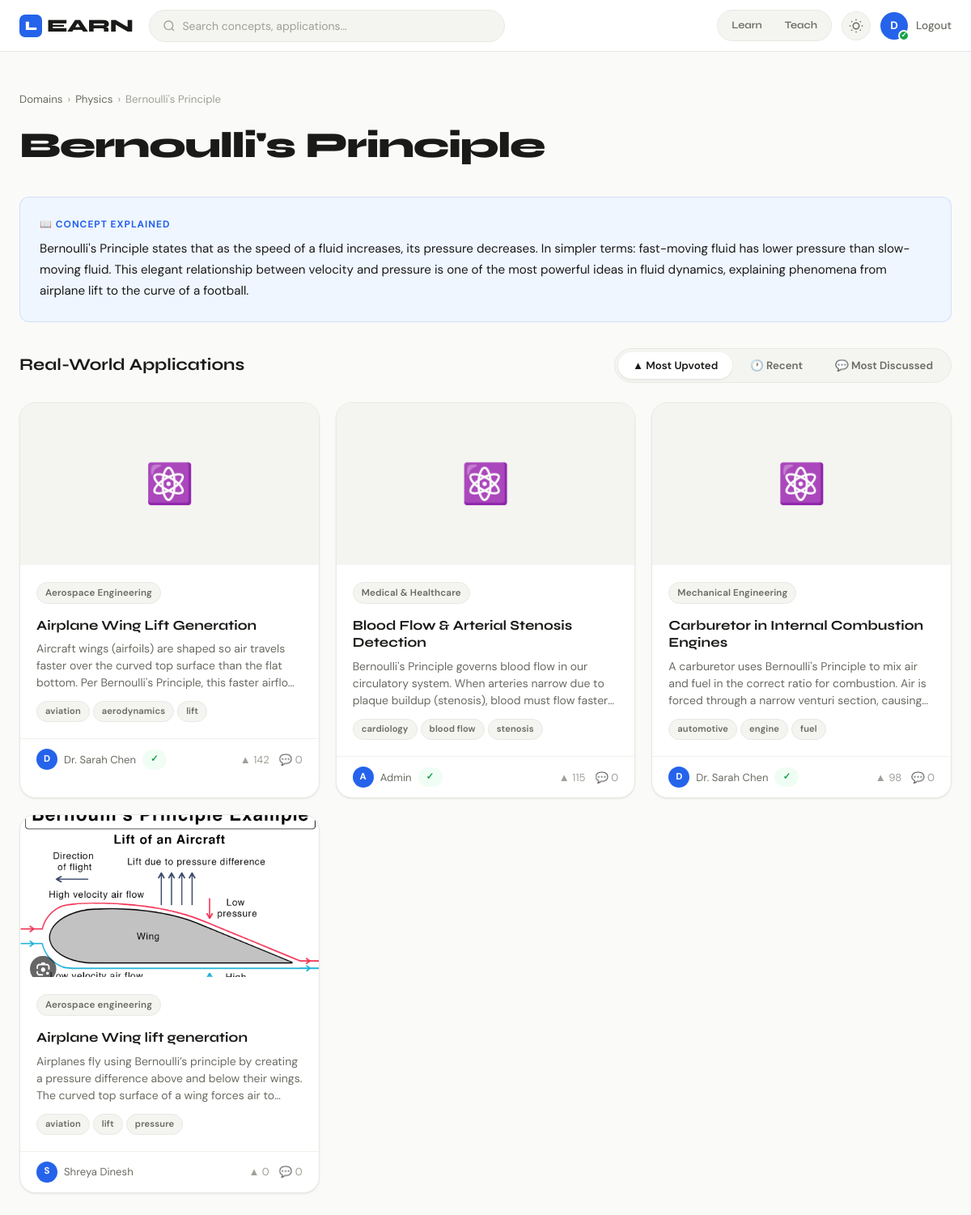
The app's page /topic/1 (signed in) with its own data.
### models.py (models this page shows, shortened)
class User(UserMixin, db.Model):
    __tablename__ = 'users'
    id = db.Column(db.Integer, primary_key=True)
    name = db.Column(db.String(100), nullable=False)
    email = db.Column(db.String(150), unique=True, nullable=False)
    password_hash = db.Column(db.String(256), nullable=False)
    role = db.Column(db.String(20), default='user')  # 'user', 'admin'
    reputation = db.Column(db.Integer, default=0)
    is_verified = db.Column(db.Boolean, default=False)
    mode = db.Column(db.String(10), default=None)  # 'learn' or 'teach'
    created_at = db.Column(db.DateTime, default=datetime.utcnow)
    applications = db.relationship('Application', backref='author', lazy=True)
    comments = db.relationship('Comment', backref='author', lazy=True)
    votes = db.relationship('Vote', backref='voter', lazy=True)
    reports = db.relationship('Report', backref='reporter', lazy=True)

class Domain(db.Model):
    __tablename__ = 'domains'
    id = db.Column(db.Integer, primary_key=True)
    name = db.Column(db.String(100), unique=True, nullable=False)
    icon = db.Column(db.String(50), default='🔬')
    description = db.Column(db.String(300))
    topics = db.relationship('Topic', backref='domain', lazy=True)

class Topic(db.Model):
    __tablename__ = 'topics'
    id = db.Column(db.Integer, primary_key=True)
    name = db.Column(db.String(150), nullable=False)
    domain_id = db.Column(db.Integer, db.ForeignKey('domains.id'), nullable=False)
    explanation = db.Column(db.Text)
    applications = db.relationship('Application', backref='topic', lazy=True)

class Application(db.Model):
    __tablename__ = 'applications'
    id = db.Column(db.Integer, primary_key=True)
    topic_id = db.Column(db.Integer, db.ForeignKey('topics.id'), nullable=False)
    user_id = db.Column(db.Integer, db.ForeignKey('users.id'), nullable=False)
    title = db.Column(db.String(200), nullable=False)
    description = db.Column(db.Text, nullable=False)
    application_domain = db.Column(db.String(100))
    image_path = db.Column(db.String(300))
    video_url = db.Column(db.String(500))
    tags = db.Column(db.String(300))
    reference = db.Column(db.String(500))
    vote_count = db.Column(db.Integer, default=0)
    created_at = db.Column(db.DateTime, default=datetime.utcnow)
    is_approved = db.Column(db.Boolean, default=True)
    comments = db.relationship('Comment', backref='application', lazy=True, cascade='all, delete-orphan')
    votes = db.relationship('Vote', backref='application', lazy=True, cascade='all, delete-orphan')
    reports = db.relationship('Report', backref='application', lazy=True, cascade='all, delete-orphan')
    def comment_count(self):
        return Comment.query.filter_by(application_id=self.id, parent_id=None).count()
    def get_tags_list(self):
        if self.tags:
            return [t.strip() for t in self.tags.split(',') if t.strip()]
        return []

### routes/main_routes.py (the view)
@main_bp.route('/topic/<int:topic_id>')
@login_required
def topic_detail(topic_id):
    topic = Topic.query.get_or_404(topic_id)
    sort = request.args.get('sort', 'votes')
    if sort == 'recent':
        apps = Application.query.filter_by(topic_id=topic_id, is_approved=True).order_by(Application.created_at.desc()).all()
    elif sort == 'discussed':
        apps = Application.query.filter_by(topic_id=topic_id, is_approved=True).all()
        apps = sorted(apps, key=lambda a: a.comment_count(), reverse=True)
    else:
        apps = Application.query.filter_by(topic_id=topic_id, is_approved=True).order_by(Application.vote_count.desc()).all()
    return render_template('topic_detail.html', topic=topic, applications=apps, sort=sort)

### templates/topic_detail.html (shortened to what this page needs)
{% extends "base.html" %}
{% block content %}
<div class="container-wide">
  <div class="page-header">
    <div class="breadcrumb">
      <a href="{{ url_for('main.domains') }}">Domains</a>
      <span class="breadcrumb-sep">›</span>
      <a href="{{ url_for('main.domain_detail', domain_id=topic.domain_id) }}">{{ topic.domain.name }}</a>
      <span class="breadcrumb-sep">›</span>
      <span>{{ topic.name }}</span>
    </div>
    <h1 class="page-title fade-up">{{ topic.name }}</h1>
  </div>
  {% if topic.explanation %}
  <div class="explanation-box fade-up fade-up-1">
    <div class="explanation-label">📖 Concept Explained</div>
    <div class="explanation-text">{{ topic.explanation }}</div>
  </div>
  {% endif %}
  <div class="section-header fade-up fade-up-2">
    <h2 class="section-title">Real-World Applications</h2>
    <div style="display:flex;align-items:center;gap:12px;flex-wrap:wrap;">
      <div class="tabs">
        <a href="?sort=votes" class="tab {% if sort == 'votes' %}active{% endif %}">▲ Most Upvoted</a>
        <a href="?sort=recent" class="tab {% if sort == 'recent' %}active{% endif %}">🕐 Recent</a>
        <a href="?sort=discussed" class="tab {% if sort == 'discussed' %}active{% endif %}">💬 Most Discussed</a>
      </div>
    </div>
  </div>
  {% if applications %}
  <div class="grid-3">
    {% for app in applications %}
    <a href="{{ url_for('app_routes.application_detail', app_id=app.id) }}" class="card fade-up" style="animation-delay:{{ loop.index0 * 0.06 }}s;display:block;text-decoration:none;">
      <div class="card-img">
        {% if app.image_path and not app.image_path.endswith('.svg') %}
          <img src="{{ url_for('static', filename='uploads/' + app.image_path) }}" alt="{{ app.title }}" loading="lazy">
        {% else %}
          <span>{{ topic.domain.icon }}</span>
        {% endif %}
      </div>
      <div class="card-body">
        {% if app.application_domain %}
        <span class="tag mb-8">{{ app.application_domain }}</span>
        {% endif %}
        <h3 class="card-title mt-8">{{ app.title }}</h3>
        <p class="card-desc">{{ app.description }}</p>
        {% if app.get_tags_list() %}
        <div style="display:flex;flex-wrap:wrap;gap:4px;margin-top:12px;">
          {% for tag in app.get_tags_list()[:3] %}
          <span class="tag" style="font-size:0.7rem;">{{ tag }}</span>
          {% endfor %}
        </div>
        {% endif %}
      </div>
      <div class="card-footer">
        <div class="author-line">
          <div class="author-avatar">{{ app.author.name[0] }}</div>
          {{ app.author.name }}
          {% if app.author.is_verified %}<span class="badge badge-verified">✓</span>{% endif %}
        </div>
        <div style="display:flex;align-items:center;gap:12px;font-size:0.82rem;color:var(--text-muted);">
          <span>▲ {{ app.vote_count }}</span>
          <span>💬 {{ app.comment_count() }}</span>
        </div>
      </div>
    </a>
    {% endfor %}
  </div>
  {% endif %}
  <div style="padding-bottom:60px;"></div>
</div>
{% endblock %}

### templates/base.html (shortened to what this page needs)
<!DOCTYPE html>
<html lang="en" data-theme="light">
<head>
  <link rel="stylesheet" href="{{ url_for('static', filename='css/main.css') }}">
</head>
<body>
{% if current_user.is_authenticated %}
<nav class="navbar">
  <div class="nav-inner">
    <a href="{{ url_for('main.domains') }}" class="nav-logo">
      <span class="logo-mark">L</span>EARN
    </a>
    <div class="nav-center">
      <form action="{{ url_for('main.search') }}" method="get" class="nav-search-form" autocomplete="off">
        <div class="search-wrap">
          <svg width="16" height="16" viewBox="0 0 24 24" fill="none" stroke="currentColor" stroke-width="2"><circle cx="11" cy="11" r="8"/><path d="m21 21-4.35-4.35"/></svg>
          <input type="text" name="q" placeholder="Search concepts, applications…" id="globalSearch" value="{{ request.args.get('q', '') }}">
        </div>
      </form>
    </div>
    <div class="nav-right">
      <div class="mode-pill">
        <a href="{{ url_for('main.switch_mode', mode='learn') }}" class="mode-btn {% if current_user.mode == 'learn' %}active{% endif %}">Learn</a>
        <a href="{{ url_for('main.switch_mode', mode='teach') }}" class="mode-btn {% if current_user.mode == 'teach' %}active{% endif %}">Teach</a>
      </div>
      <button class="theme-toggle" id="themeToggle" title="Toggle dark mode">
      </button>
      <div class="nav-user">
        <a href="{{ url_for('main.dashboard') }}" class="user-avatar" title="{{ current_user.name }}">
          {{ current_user.name[0].upper() }}
          {% if current_user.is_verified %}<span class="verified-dot">✓</span>{% endif %}
        </a>
        <a href="{{ url_for('auth.logout') }}" class="nav-link">Logout</a>
      </div>
    </div>
  </div>
</nav>
{% endif %}
<main class="main-content">
  {% block content %}{% endblock %}
</main>
</body>
</html>

### records on screen
User: name "D"
Domain: domain.name "Physics", domain.icon "⚛️"
Topic: name "Bernoulli's Principle", explanation "Bernoulli's Principle states that as the speed of a fluid increases, its pressure decreases. In simpler terms: fast-moving fluid has lower pressure than slow-moving fluid. This elegant relationship between velocity and pressure is one of the most powerful ideas in fluid dynamics, explaining phenomena from airplane lift to the curve of a football."
Application: application_domain "Aerospace Engineering", title "Airplane Wing Lift Generation", description "Aircraft wings (airfoils) are shaped so air travels faster over the curved top surface than the flat bottom. Per Bernoulli's Principle, this faster…", 3 "aviation" "aerodynamics" "lift", author "D", author.name "Dr. Sarah Chen", vote_count "142", comment_count "0"
Application: application_domain "Medical & Healthcare", title "Blood Flow & Arterial Stenosis Detection", description "Bernoulli's Principle governs blood flow in our circulatory system. When arteries narrow due to plaque buildup (stenosis), blood must flow…", 3 "cardiology" "blood flow" "stenosis", author "A", author.name "Admin", vote_count "115", comment_count "0"
Application: application_domain "Mechanical Engineering", title "Carburetor in Internal Combustion Engines", description "A carburetor uses Bernoulli's Principle to mix air and fuel in the correct ratio for combustion. Air is forced through a narrow venturi section,…", 3 "automotive" "engine" "fuel", author "D", author.name "Dr. Sarah Chen", vote_count "98", comment_count "0"
Application: image_path (picture), application_domain "Aerospace engineering", title "Airplane Wing lift generation", description "Airplanes fly using Bernoulli’s principle by creating a pressure difference above and below their wings. The curved top surface of a wing forces air…", 3 "aviation" "lift" "pressure", author "S", author.name "Shreya Dinesh", vote_count "0", comment_count "0"
